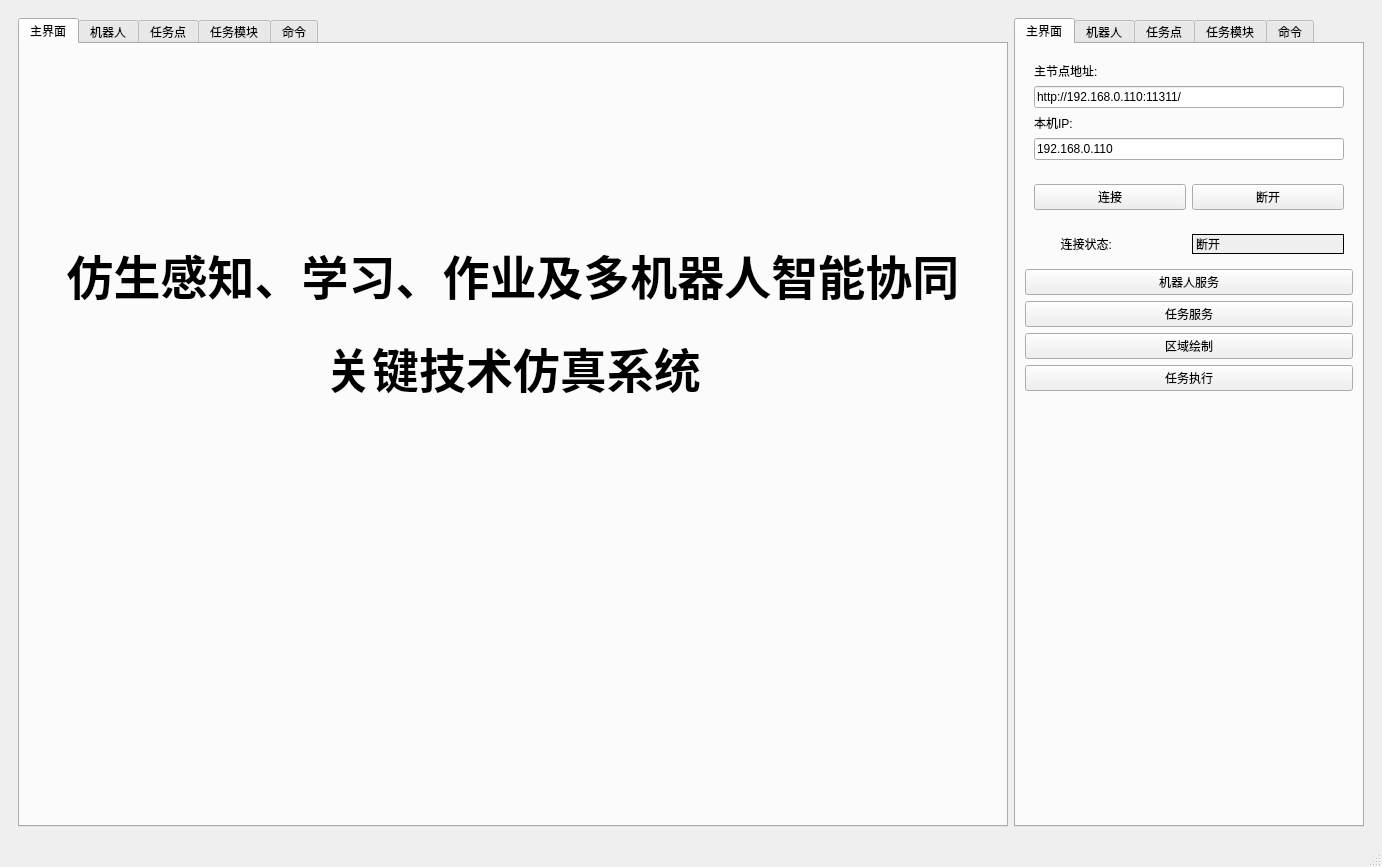
<?xml version="1.0" encoding="UTF-8"?>
<ui version="4.0">
 <class>MainWindow</class>
 <widget class="QMainWindow" name="MainWindow">
  <property name="geometry">
   <rect>
    <x>0</x>
    <y>0</y>
    <width>1382</width>
    <height>867</height>
   </rect>
  </property>
  <property name="minimumSize">
   <size>
    <width>1382</width>
    <height>867</height>
   </size>
  </property>
  <property name="maximumSize">
   <size>
    <width>1382</width>
    <height>867</height>
   </size>
  </property>
  <property name="windowTitle">
   <string>MainWindow</string>
  </property>
  <widget class="QWidget" name="centralwidget">
   <layout class="QHBoxLayout" name="horizontalLayout_10">
    <item>
     <widget class="QWidget" name="widget" native="true">
      <layout class="QHBoxLayout" name="horizontalLayout">
       <item>
        <widget class="QTabWidget" name="Tab_1">
         <property name="currentIndex">
          <number>0</number>
         </property>
         <widget class="QWidget" name="Home">
          <attribute name="title">
           <string>主界面</string>
          </attribute>
          <layout class="QVBoxLayout" name="verticalLayout_24">
           <item>
            <widget class="QWidget" name="widget_22" native="true">
             <layout class="QVBoxLayout" name="verticalLayout_25">
              <item>
               <widget class="QWidget" name="widget_28" native="true">
                <property name="sizePolicy">
                 <sizepolicy hsizetype="Preferred" vsizetype="Preferred">
                  <horstretch>0</horstretch>
                  <verstretch>0</verstretch>
                 </sizepolicy>
                </property>
                <property name="maximumSize">
                 <size>
                  <width>16777215</width>
                  <height>100</height>
                 </size>
                </property>
                <layout class="QHBoxLayout" name="horizontalLayout_12">
                 <item>
                  <widget class="QLabel" name="label_25">
                   <property name="maximumSize">
                    <size>
                     <width>100</width>
                     <height>16777215</height>
                    </size>
                   </property>
                   <property name="text">
                    <string/>
                   </property>
                   <property name="pixmap">
                    <pixmap resource="../resources/res.qrc">:/Image/委员会.jpg</pixmap>
                   </property>
                   <property name="scaledContents">
                    <bool>true</bool>
                   </property>
                   <property name="alignment">
                    <set>Qt::AlignLeading|Qt::AlignLeft|Qt::AlignTop</set>
                   </property>
                  </widget>
                 </item>
                 <item>
                  <spacer name="horizontalSpacer">
                   <property name="orientation">
                    <enum>Qt::Horizontal</enum>
                   </property>
                   <property name="sizeHint" stdset="0">
                    <size>
                     <width>40</width>
                     <height>20</height>
                    </size>
                   </property>
                  </spacer>
                 </item>
                </layout>
               </widget>
              </item>
              <item>
               <widget class="QWidget" name="widget_23" native="true">
                <property name="maximumSize">
                 <size>
                  <width>16777215</width>
                  <height>150</height>
                 </size>
                </property>
                <layout class="QHBoxLayout" name="horizontalLayout_11">
                 <item>
                  <widget class="QLabel" name="title1">
                   <property name="sizePolicy">
                    <sizepolicy hsizetype="Preferred" vsizetype="Preferred">
                     <horstretch>0</horstretch>
                     <verstretch>0</verstretch>
                    </sizepolicy>
                   </property>
                   <property name="minimumSize">
                    <size>
                     <width>0</width>
                     <height>100</height>
                    </size>
                   </property>
                   <property name="maximumSize">
                    <size>
                     <width>16777215</width>
                     <height>190</height>
                    </size>
                   </property>
                   <property name="font">
                    <font>
                     <pointsize>35</pointsize>
                     <weight>75</weight>
                     <bold>true</bold>
                    </font>
                   </property>
                   <property name="text">
                    <string>仿生感知、学习、作业及多机器人智能协同</string>
                   </property>
                   <property name="alignment">
                    <set>Qt::AlignBottom|Qt::AlignHCenter</set>
                   </property>
                  </widget>
                 </item>
                </layout>
               </widget>
              </item>
              <item>
               <widget class="QWidget" name="widget_27" native="true">
                <property name="maximumSize">
                 <size>
                  <width>16777215</width>
                  <height>150</height>
                 </size>
                </property>
                <layout class="QVBoxLayout" name="verticalLayout_26">
                 <item>
                  <widget class="QLabel" name="title2">
                   <property name="maximumSize">
                    <size>
                     <width>16777215</width>
                     <height>190</height>
                    </size>
                   </property>
                   <property name="font">
                    <font>
                     <pointsize>35</pointsize>
                     <weight>75</weight>
                     <bold>true</bold>
                    </font>
                   </property>
                   <property name="text">
                    <string>关键技术仿真系统</string>
                   </property>
                   <property name="alignment">
                    <set>Qt::AlignHCenter|Qt::AlignTop</set>
                   </property>
                  </widget>
                 </item>
                </layout>
               </widget>
              </item>
              <item>
               <widget class="QWidget" name="widget_24" native="true">
                <property name="sizePolicy">
                 <sizepolicy hsizetype="Preferred" vsizetype="Preferred">
                  <horstretch>0</horstretch>
                  <verstretch>0</verstretch>
                 </sizepolicy>
                </property>
                <property name="minimumSize">
                 <size>
                  <width>0</width>
                  <height>0</height>
                 </size>
                </property>
                <property name="maximumSize">
                 <size>
                  <width>16777215</width>
                  <height>400</height>
                 </size>
                </property>
                <layout class="QVBoxLayout" name="verticalLayout_27">
                 <item>
                  <widget class="QWidget" name="widget_25" native="true">
                   <property name="sizePolicy">
                    <sizepolicy hsizetype="Preferred" vsizetype="Preferred">
                     <horstretch>0</horstretch>
                     <verstretch>0</verstretch>
                    </sizepolicy>
                   </property>
                   <layout class="QGridLayout" name="gridLayout_2">
                    <item row="0" column="4">
                     <widget class="QLabel" name="label_20">
                      <property name="sizePolicy">
                       <sizepolicy hsizetype="Ignored" vsizetype="Ignored">
                        <horstretch>0</horstretch>
                        <verstretch>0</verstretch>
                       </sizepolicy>
                      </property>
                      <property name="text">
                       <string/>
                      </property>
                      <property name="pixmap">
                       <pixmap resource="../resources/res.qrc">:/Image/双筒核电站.jfif</pixmap>
                      </property>
                      <property name="scaledContents">
                       <bool>true</bool>
                      </property>
                     </widget>
                    </item>
                    <item row="0" column="1">
                     <widget class="QLabel" name="label_21">
                      <property name="sizePolicy">
                       <sizepolicy hsizetype="Ignored" vsizetype="Ignored">
                        <horstretch>0</horstretch>
                        <verstretch>0</verstretch>
                       </sizepolicy>
                      </property>
                      <property name="text">
                       <string/>
                      </property>
                      <property name="pixmap">
                       <pixmap resource="../resources/res.qrc">:/Image/核电厂.jfif</pixmap>
                      </property>
                      <property name="scaledContents">
                       <bool>true</bool>
                      </property>
                     </widget>
                    </item>
                    <item row="0" column="2">
                     <widget class="QLabel" name="xiaohui">
                      <property name="sizePolicy">
                       <sizepolicy hsizetype="Ignored" vsizetype="Ignored">
                        <horstretch>0</horstretch>
                        <verstretch>0</verstretch>
                       </sizepolicy>
                      </property>
                      <property name="text">
                       <string/>
                      </property>
                      <property name="pixmap">
                       <pixmap resource="../resources/res.qrc">:/Image/核电厂3.jpg</pixmap>
                      </property>
                      <property name="scaledContents">
                       <bool>true</bool>
                      </property>
                     </widget>
                    </item>
                   </layout>
                  </widget>
                 </item>
                 <item>
                  <widget class="QWidget" name="widget_26" native="true">
                   <layout class="QGridLayout" name="gridLayout">
                    <item row="0" column="0">
                     <widget class="QLabel" name="label_23">
                      <property name="sizePolicy">
                       <sizepolicy hsizetype="Ignored" vsizetype="Ignored">
                        <horstretch>0</horstretch>
                        <verstretch>0</verstretch>
                       </sizepolicy>
                      </property>
                      <property name="text">
                       <string/>
                      </property>
                      <property name="pixmap">
                       <pixmap resource="../resources/res.qrc">:/Image/轮式.jpg</pixmap>
                      </property>
                      <property name="scaledContents">
                       <bool>true</bool>
                      </property>
                     </widget>
                    </item>
                    <item row="0" column="1">
                     <widget class="QLabel" name="label_22">
                      <property name="sizePolicy">
                       <sizepolicy hsizetype="Ignored" vsizetype="Ignored">
                        <horstretch>0</horstretch>
                        <verstretch>0</verstretch>
                       </sizepolicy>
                      </property>
                      <property name="text">
                       <string/>
                      </property>
                      <property name="pixmap">
                       <pixmap resource="../resources/res.qrc">:/Image/履带.jpg</pixmap>
                      </property>
                      <property name="scaledContents">
                       <bool>true</bool>
                      </property>
                     </widget>
                    </item>
                    <item row="0" column="2">
                     <widget class="QLabel" name="label_24">
                      <property name="sizePolicy">
                       <sizepolicy hsizetype="Ignored" vsizetype="Ignored">
                        <horstretch>0</horstretch>
                        <verstretch>0</verstretch>
                       </sizepolicy>
                      </property>
                      <property name="text">
                       <string/>
                      </property>
                      <property name="pixmap">
                       <pixmap resource="../resources/res.qrc">:/Image/无人机.jpg</pixmap>
                      </property>
                      <property name="scaledContents">
                       <bool>true</bool>
                      </property>
                     </widget>
                    </item>
                   </layout>
                  </widget>
                 </item>
                </layout>
               </widget>
              </item>
             </layout>
            </widget>
           </item>
          </layout>
         </widget>
         <widget class="QWidget" name="Robot">
          <attribute name="title">
           <string>机器人</string>
          </attribute>
          <layout class="QVBoxLayout" name="verticalLayout_13">
           <item>
            <widget class="QWidget" name="widget_12" native="true">
             <layout class="QVBoxLayout" name="verticalLayout_14">
              <item>
               <widget class="QLabel" name="label_10">
                <property name="text">
                 <string>轮式机器人位置:</string>
                </property>
               </widget>
              </item>
              <item>
               <widget class="QScrollArea" name="scrollArea">
                <property name="widgetResizable">
                 <bool>true</bool>
                </property>
                <widget class="QWidget" name="scrollAreaWidgetContents_2">
                 <property name="geometry">
                  <rect>
                   <x>0</x>
                   <y>0</y>
                   <width>948</width>
                   <height>270</height>
                  </rect>
                 </property>
                </widget>
               </widget>
              </item>
              <item>
               <widget class="QLabel" name="label_11">
                <property name="text">
                 <string>履带式机器人位置:</string>
                </property>
               </widget>
              </item>
              <item>
               <widget class="QScrollArea" name="scrollArea_2">
                <property name="widgetResizable">
                 <bool>true</bool>
                </property>
                <widget class="QWidget" name="scrollAreaWidgetContents_3">
                 <property name="geometry">
                  <rect>
                   <x>0</x>
                   <y>0</y>
                   <width>948</width>
                   <height>269</height>
                  </rect>
                 </property>
                </widget>
               </widget>
              </item>
              <item>
               <widget class="QLabel" name="label_12">
                <property name="text">
                 <string>无人机位置:</string>
                </property>
               </widget>
              </item>
              <item>
               <widget class="QScrollArea" name="scrollArea_3">
                <property name="maximumSize">
                 <size>
                  <width>9999999</width>
                  <height>100</height>
                 </size>
                </property>
                <property name="widgetResizable">
                 <bool>true</bool>
                </property>
                <widget class="QWidget" name="scrollAreaWidgetContents_4">
                 <property name="geometry">
                  <rect>
                   <x>0</x>
                   <y>0</y>
                   <width>948</width>
                   <height>98</height>
                  </rect>
                 </property>
                </widget>
               </widget>
              </item>
             </layout>
            </widget>
           </item>
          </layout>
         </widget>
         <widget class="QWidget" name="Task_2">
          <attribute name="title">
           <string>任务点</string>
          </attribute>
          <layout class="QVBoxLayout" name="verticalLayout">
           <item>
            <widget class="QWidget" name="widget_19" native="true">
             <layout class="QVBoxLayout" name="verticalLayout_7">
              <item>
               <widget class="QLabel" name="label_18">
                <property name="text">
                 <string>任务列表：</string>
                </property>
               </widget>
              </item>
              <item>
               <widget class="QScrollArea" name="scrollArea_4">
                <property name="widgetResizable">
                 <bool>true</bool>
                </property>
                <widget class="QWidget" name="task_list">
                 <property name="geometry">
                  <rect>
                   <x>0</x>
                   <y>0</y>
                   <width>948</width>
                   <height>711</height>
                  </rect>
                 </property>
                </widget>
               </widget>
              </item>
             </layout>
            </widget>
           </item>
          </layout>
         </widget>
         <widget class="QWidget" name="Module">
          <attribute name="title">
           <string>任务模块</string>
          </attribute>
          <layout class="QVBoxLayout" name="verticalLayout_4">
           <item>
            <widget class="QWidget" name="widget_2" native="true">
             <layout class="QVBoxLayout" name="verticalLayout_2">
              <item>
               <widget class="QLabel" name="label">
                <property name="text">
                 <string>多机器人任务分组信息:</string>
                </property>
               </widget>
              </item>
              <item>
               <widget class="QListView" name="muti_robot_view"/>
              </item>
             </layout>
            </widget>
           </item>
           <item>
            <widget class="QWidget" name="widget_3" native="true">
             <layout class="QVBoxLayout" name="verticalLayout_3">
              <item>
               <widget class="QLabel" name="label_2">
                <property name="text">
                 <string>单机器人任务分配信息:</string>
                </property>
               </widget>
              </item>
              <item>
               <widget class="QListView" name="one_robot_view"/>
              </item>
             </layout>
            </widget>
           </item>
          </layout>
         </widget>
         <widget class="QWidget" name="order1">
          <attribute name="title">
           <string>命令</string>
          </attribute>
          <layout class="QVBoxLayout" name="verticalLayout_20">
           <item>
            <widget class="QWidget" name="widget_16" native="true">
             <layout class="QVBoxLayout" name="verticalLayout_19">
              <item>
               <widget class="QTextEdit" name="cmd_output">
                <property name="maximumSize">
                 <size>
                  <width>16777215</width>
                  <height>12222222</height>
                 </size>
                </property>
                <property name="styleSheet">
                 <string notr="true">background-color:rgb(0, 0, 0);
color:rgb(238, 238, 236);</string>
                </property>
                <property name="readOnly">
                 <bool>false</bool>
                </property>
                <property name="html">
                 <string>&lt;!DOCTYPE HTML PUBLIC &quot;-//W3C//DTD HTML 4.0//EN&quot; &quot;http://www.w3.org/TR/REC-html40/strict.dtd&quot;&gt;
&lt;html&gt;&lt;head&gt;&lt;meta name=&quot;qrichtext&quot; content=&quot;1&quot; /&gt;&lt;style type=&quot;text/css&quot;&gt;
p, li { white-space: pre-wrap; }
&lt;/style&gt;&lt;/head&gt;&lt;body style=&quot; font-family:'Ubuntu'; font-size:11pt; font-weight:400; font-style:normal;&quot;&gt;
&lt;p style=&quot;-qt-paragraph-type:empty; margin-top:0px; margin-bottom:0px; margin-left:0px; margin-right:0px; -qt-block-indent:0; text-indent:0px;&quot;&gt;&lt;br /&gt;&lt;/p&gt;&lt;/body&gt;&lt;/html&gt;</string>
                </property>
               </widget>
              </item>
             </layout>
            </widget>
           </item>
          </layout>
         </widget>
        </widget>
       </item>
       <item>
        <widget class="QTabWidget" name="Tab_2">
         <property name="minimumSize">
          <size>
           <width>350</width>
           <height>0</height>
          </size>
         </property>
         <property name="maximumSize">
          <size>
           <width>350</width>
           <height>16777215</height>
          </size>
         </property>
         <property name="currentIndex">
          <number>0</number>
         </property>
         <widget class="QWidget" name="Base">
          <attribute name="title">
           <string>主界面</string>
          </attribute>
          <layout class="QVBoxLayout" name="verticalLayout_10">
           <item>
            <widget class="QWidget" name="widget_10" native="true">
             <layout class="QVBoxLayout" name="verticalLayout_9">
              <item>
               <widget class="QLabel" name="label_4">
                <property name="text">
                 <string>主节点地址:</string>
                </property>
               </widget>
              </item>
              <item>
               <widget class="QLineEdit" name="edit_master">
                <property name="text">
                 <string>http://192.168.0.110:11311/</string>
                </property>
               </widget>
              </item>
              <item>
               <widget class="QLabel" name="label_5">
                <property name="text">
                 <string>本机IP:</string>
                </property>
               </widget>
              </item>
              <item>
               <widget class="QLineEdit" name="edit_host">
                <property name="text">
                 <string>192.168.0.110</string>
                </property>
               </widget>
              </item>
             </layout>
            </widget>
           </item>
           <item>
            <widget class="QWidget" name="widget_8" native="true">
             <layout class="QHBoxLayout" name="horizontalLayout_2">
              <item>
               <widget class="QPushButton" name="connect">
                <property name="text">
                 <string>连接</string>
                </property>
               </widget>
              </item>
              <item>
               <widget class="QPushButton" name="pushButton_2">
                <property name="text">
                 <string>断开</string>
                </property>
               </widget>
              </item>
             </layout>
            </widget>
           </item>
           <item>
            <widget class="QWidget" name="widget_9" native="true">
             <layout class="QHBoxLayout" name="horizontalLayout_4">
              <item>
               <widget class="QLabel" name="label_6">
                <property name="text">
                 <string>        连接状态:</string>
                </property>
               </widget>
              </item>
              <item>
               <widget class="QLabel" name="connect_state">
                <property name="layoutDirection">
                 <enum>Qt::LeftToRight</enum>
                </property>
                <property name="autoFillBackground">
                 <bool>true</bool>
                </property>
                <property name="frameShape">
                 <enum>QFrame::Box</enum>
                </property>
                <property name="frameShadow">
                 <enum>QFrame::Plain</enum>
                </property>
                <property name="text">
                 <string>断开</string>
                </property>
               </widget>
              </item>
             </layout>
            </widget>
           </item>
           <item>
            <widget class="QPushButton" name="robot_server">
             <property name="text">
              <string>机器人服务</string>
             </property>
            </widget>
           </item>
           <item>
            <widget class="QPushButton" name="task_server">
             <property name="text">
              <string>任务服务</string>
             </property>
            </widget>
           </item>
           <item>
            <widget class="QPushButton" name="draw_area">
             <property name="text">
              <string>区域绘制</string>
             </property>
            </widget>
           </item>
           <item>
            <widget class="QPushButton" name="task_exe">
             <property name="text">
              <string>任务执行</string>
             </property>
            </widget>
           </item>
           <item>
            <spacer name="verticalSpacer_2">
             <property name="orientation">
              <enum>Qt::Vertical</enum>
             </property>
             <property name="sizeHint" stdset="0">
              <size>
               <width>20</width>
               <height>40</height>
              </size>
             </property>
            </spacer>
           </item>
          </layout>
         </widget>
         <widget class="QWidget" name="Robot_2">
          <attribute name="title">
           <string>机器人</string>
          </attribute>
          <layout class="QVBoxLayout" name="verticalLayout_15">
           <item>
            <widget class="QWidget" name="widget_13" native="true">
             <layout class="QVBoxLayout" name="verticalLayout_16">
              <item>
               <widget class="QPushButton" name="world">
                <property name="text">
                 <string>世界模型</string>
                </property>
               </widget>
              </item>
              <item>
               <widget class="QGroupBox" name="groupBox">
                <property name="title">
                 <string>机器人数量:</string>
                </property>
                <layout class="QVBoxLayout" name="verticalLayout_12">
                 <item>
                  <widget class="QWidget" name="widget_11" native="true">
                   <layout class="QVBoxLayout" name="verticalLayout_11">
                    <item>
                     <widget class="QLabel" name="label_3">
                      <property name="text">
                       <string>轮式机器人</string>
                      </property>
                     </widget>
                    </item>
                    <item>
                     <widget class="QLineEdit" name="Wheel_Num">
                      <property name="text">
                       <string>5</string>
                      </property>
                      <property name="readOnly">
                       <bool>false</bool>
                      </property>
                     </widget>
                    </item>
                    <item>
                     <widget class="QLabel" name="label_8">
                      <property name="text">
                       <string>履带式机器人</string>
                      </property>
                     </widget>
                    </item>
                    <item>
                     <widget class="QLineEdit" name="Track_Num">
                      <property name="text">
                       <string>5</string>
                      </property>
                     </widget>
                    </item>
                    <item>
                     <widget class="QLabel" name="label_9">
                      <property name="text">
                       <string>无人机</string>
                      </property>
                     </widget>
                    </item>
                    <item>
                     <widget class="QLineEdit" name="Drone_Num">
                      <property name="text">
                       <string>1</string>
                      </property>
                     </widget>
                    </item>
                   </layout>
                  </widget>
                 </item>
                </layout>
               </widget>
              </item>
              <item>
               <widget class="QPushButton" name="Num_Confirm">
                <property name="text">
                 <string>确定</string>
                </property>
               </widget>
              </item>
              <item>
               <widget class="QPushButton" name="Rviz">
                <property name="text">
                 <string>Rviz</string>
                </property>
               </widget>
              </item>
             </layout>
            </widget>
           </item>
           <item>
            <widget class="QWidget" name="widget_17" native="true">
             <layout class="QVBoxLayout" name="verticalLayout_21">
              <item>
               <widget class="QPushButton" name="add_wheel">
                <property name="enabled">
                 <bool>false</bool>
                </property>
                <property name="text">
                 <string>增加轮式机器人</string>
                </property>
               </widget>
              </item>
              <item>
               <widget class="QPushButton" name="add_crawler">
                <property name="enabled">
                 <bool>false</bool>
                </property>
                <property name="text">
                 <string>增加履带式机器人</string>
                </property>
               </widget>
              </item>
              <item>
               <widget class="QPushButton" name="add_drone">
                <property name="enabled">
                 <bool>false</bool>
                </property>
                <property name="text">
                 <string>增加无人机</string>
                </property>
               </widget>
              </item>
             </layout>
            </widget>
           </item>
           <item>
            <spacer name="verticalSpacer_3">
             <property name="orientation">
              <enum>Qt::Vertical</enum>
             </property>
             <property name="sizeHint" stdset="0">
              <size>
               <width>20</width>
               <height>40</height>
              </size>
             </property>
            </spacer>
           </item>
          </layout>
         </widget>
         <widget class="QWidget" name="Task">
          <attribute name="title">
           <string>任务点</string>
          </attribute>
          <layout class="QVBoxLayout" name="verticalLayout_22">
           <item>
            <widget class="QWidget" name="widget_20" native="true">
             <layout class="QVBoxLayout" name="verticalLayout_23">
              <item>
               <widget class="QWidget" name="widget_21" native="true">
                <layout class="QHBoxLayout" name="horizontalLayout_9">
                 <item>
                  <widget class="QLabel" name="label_19">
                   <property name="text">
                    <string>任务数量：</string>
                   </property>
                  </widget>
                 </item>
                 <item>
                  <widget class="QLineEdit" name="task_num"/>
                 </item>
                </layout>
               </widget>
              </item>
              <item>
               <widget class="QPushButton" name="confirm_task_num">
                <property name="text">
                 <string>确定</string>
                </property>
               </widget>
              </item>
              <item>
               <spacer name="verticalSpacer_5">
                <property name="orientation">
                 <enum>Qt::Vertical</enum>
                </property>
                <property name="sizeHint" stdset="0">
                 <size>
                  <width>20</width>
                  <height>40</height>
                 </size>
                </property>
               </spacer>
              </item>
             </layout>
            </widget>
           </item>
          </layout>
         </widget>
         <widget class="QWidget" name="Module1">
          <attribute name="title">
           <string>任务模块</string>
          </attribute>
          <layout class="QVBoxLayout" name="verticalLayout_8">
           <item>
            <widget class="QWidget" name="widget_4" native="true">
             <layout class="QVBoxLayout" name="verticalLayout_5">
              <item>
               <widget class="QPushButton" name="module_1">
                <property name="text">
                 <string>模块一</string>
                </property>
               </widget>
              </item>
              <item>
               <widget class="QPushButton" name="modele_2">
                <property name="text">
                 <string>模块二</string>
                </property>
               </widget>
              </item>
              <item>
               <widget class="QPushButton" name="module_3">
                <property name="text">
                 <string>模块三</string>
                </property>
               </widget>
              </item>
              <item>
               <widget class="QPushButton" name="module_4">
                <property name="text">
                 <string>模块四</string>
                </property>
               </widget>
              </item>
              <item>
               <widget class="QGroupBox" name="groupBox_2">
                <property name="title">
                 <string>任务时间</string>
                </property>
                <layout class="QVBoxLayout" name="verticalLayout_6">
                 <item>
                  <widget class="QWidget" name="widget_5" native="true">
                   <layout class="QHBoxLayout" name="horizontalLayout_3">
                    <item>
                     <widget class="QLabel" name="label_13">
                      <property name="text">
                       <string>模块一执行时间：</string>
                      </property>
                     </widget>
                    </item>
                    <item>
                     <widget class="QLineEdit" name="lineEdit">
                      <property name="readOnly">
                       <bool>true</bool>
                      </property>
                     </widget>
                    </item>
                   </layout>
                  </widget>
                 </item>
                 <item>
                  <widget class="QWidget" name="widget_6" native="true">
                   <layout class="QHBoxLayout" name="horizontalLayout_6">
                    <item>
                     <widget class="QLabel" name="label_14">
                      <property name="text">
                       <string>模块二执行时间：</string>
                      </property>
                     </widget>
                    </item>
                    <item>
                     <widget class="QLineEdit" name="lineEdit_2">
                      <property name="readOnly">
                       <bool>true</bool>
                      </property>
                     </widget>
                    </item>
                   </layout>
                  </widget>
                 </item>
                 <item>
                  <widget class="QWidget" name="widget_7" native="true">
                   <layout class="QHBoxLayout" name="horizontalLayout_7">
                    <item>
                     <widget class="QLabel" name="label_15">
                      <property name="text">
                       <string>模块三执行时间：</string>
                      </property>
                     </widget>
                    </item>
                    <item>
                     <widget class="QLineEdit" name="lineEdit_3">
                      <property name="readOnly">
                       <bool>true</bool>
                      </property>
                     </widget>
                    </item>
                   </layout>
                  </widget>
                 </item>
                 <item>
                  <widget class="QWidget" name="widget_18" native="true">
                   <layout class="QHBoxLayout" name="horizontalLayout_8">
                    <item>
                     <widget class="QLabel" name="label_16">
                      <property name="text">
                       <string>模块四执行时间：</string>
                      </property>
                     </widget>
                    </item>
                    <item>
                     <widget class="QLineEdit" name="lineEdit_4">
                      <property name="readOnly">
                       <bool>true</bool>
                      </property>
                     </widget>
                    </item>
                   </layout>
                  </widget>
                 </item>
                </layout>
               </widget>
              </item>
              <item>
               <spacer name="verticalSpacer">
                <property name="orientation">
                 <enum>Qt::Vertical</enum>
                </property>
                <property name="sizeHint" stdset="0">
                 <size>
                  <width>20</width>
                  <height>40</height>
                 </size>
                </property>
               </spacer>
              </item>
             </layout>
            </widget>
           </item>
          </layout>
         </widget>
         <widget class="QWidget" name="order">
          <attribute name="title">
           <string>命令</string>
          </attribute>
          <layout class="QVBoxLayout" name="verticalLayout_17">
           <item>
            <widget class="QWidget" name="widget_14" native="true">
             <layout class="QVBoxLayout" name="verticalLayout_18">
              <item>
               <widget class="QLabel" name="label_17">
                <property name="text">
                 <string>命令列表：</string>
                </property>
               </widget>
              </item>
              <item>
               <widget class="QTreeWidget" name="treeWidget_quick_cmd">
                <property name="columnCount">
                 <number>1</number>
                </property>
                <column>
                 <property name="text">
                  <string notr="true">1</string>
                 </property>
                </column>
               </widget>
              </item>
              <item>
               <widget class="QWidget" name="widget_15" native="true">
                <layout class="QHBoxLayout" name="horizontalLayout_5">
                 <item>
                  <widget class="QPushButton" name="quick_cmd_add_btn">
                   <property name="text">
                    <string>加入</string>
                   </property>
                  </widget>
                 </item>
                 <item>
                  <widget class="QPushButton" name="quick_cmd_remove_btn">
                   <property name="text">
                    <string>删除</string>
                   </property>
                  </widget>
                 </item>
                </layout>
               </widget>
              </item>
              <item>
               <spacer name="verticalSpacer_4">
                <property name="orientation">
                 <enum>Qt::Vertical</enum>
                </property>
                <property name="sizeHint" stdset="0">
                 <size>
                  <width>20</width>
                  <height>40</height>
                 </size>
                </property>
               </spacer>
              </item>
             </layout>
            </widget>
           </item>
          </layout>
         </widget>
        </widget>
       </item>
      </layout>
     </widget>
    </item>
   </layout>
  </widget>
  <widget class="QStatusBar" name="statusbar"/>
 </widget>
 <resources>
  <include location="../resources/res.qrc"/>
 </resources>
 <connections/>
</ui>
